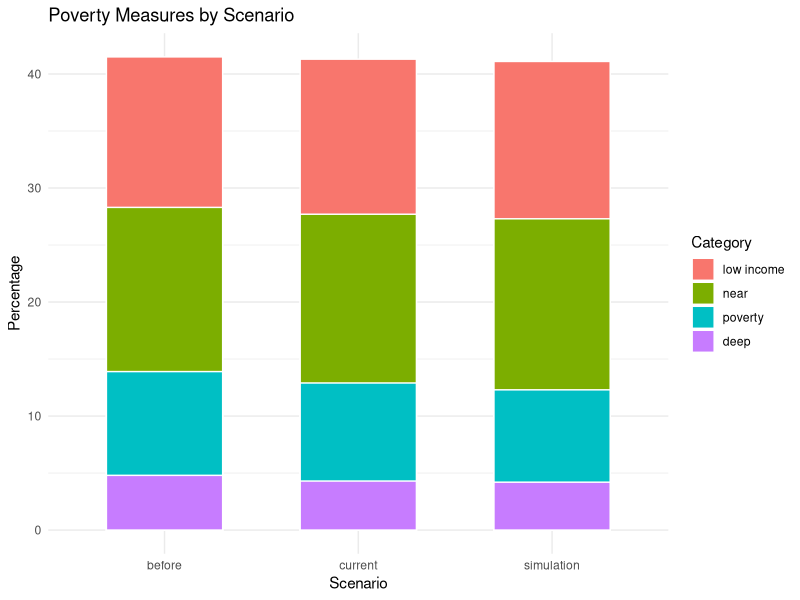
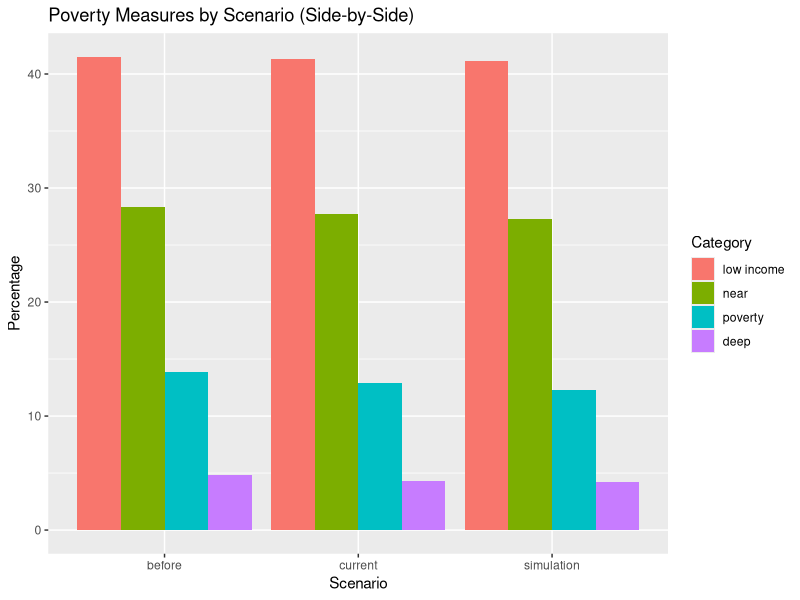
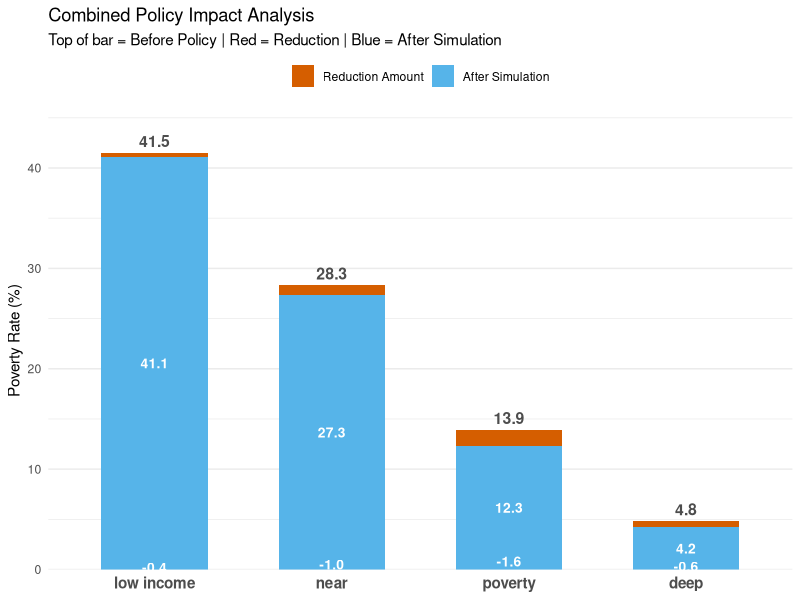
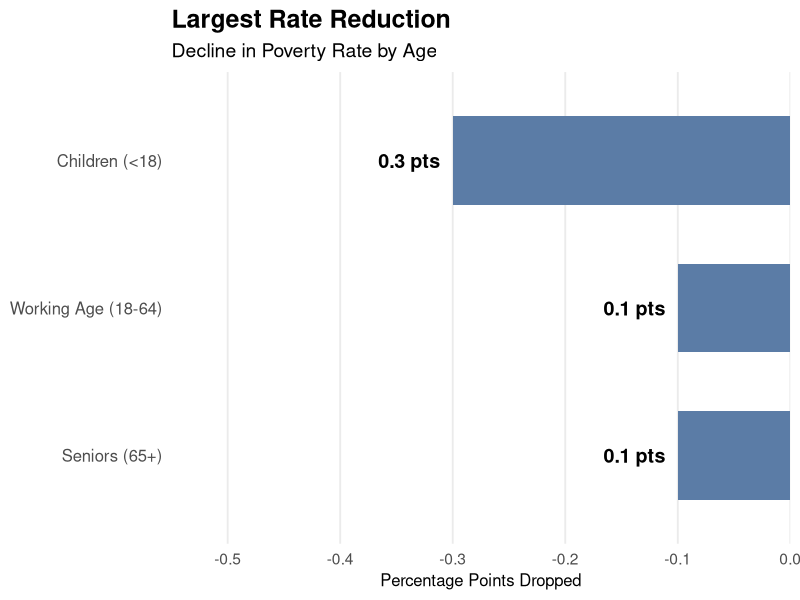
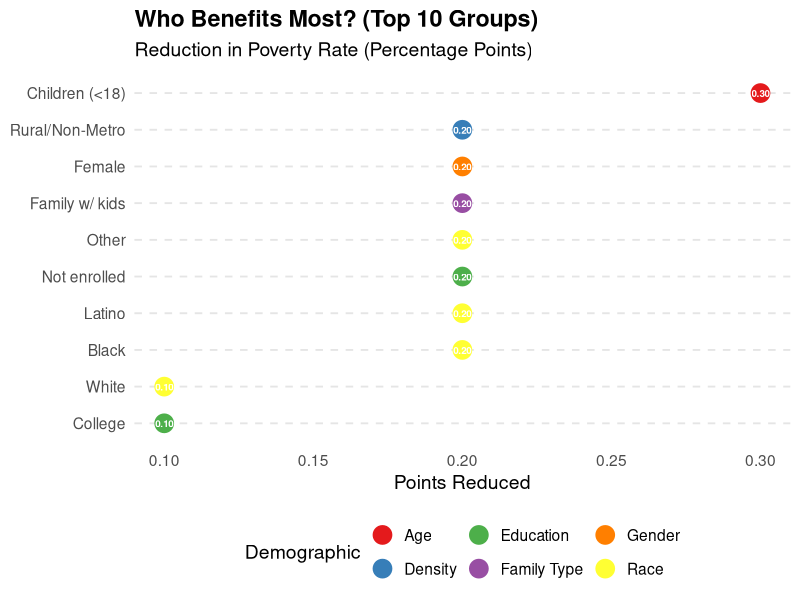

The R source for these figures, in order:
## ---- chunk 1
library(readr)
library(dplyr)
library(tidyverse)
library(ggplot2)

df <- read_csv("cpsp_simulation_data.csv")
# 2. Prepare Data (Fixing the Layering Order)
df2 <- df |> 
  pivot_longer(
    cols = c("before", "current", "simulation"),
    names_to = "name",
    values_to = "value"
  ) |> 
  mutate(
    # Fix X-axis order
    name = factor(name, levels = c("before", "current", "simulation")),
    
    # CRITICAL: Order 'type' so the widest bars (Low Income) are level 1,
    # and smallest bars (Deep) are the last level.
    type = factor(type, levels = c("low income", "near", "poverty", "deep"))
  ) |> 
  # Sort the data so the Background bars (Low Income) are drawn first
  arrange(type)

# 3. Plot (Using Default Colors, but fixing the geometry)
p <- ggplot(df2, aes(x = name, y = value, fill = type)) +
  # position = "identity" places bars in front of each other (nested) 
  # instead of stacking them on top of each other.
  geom_col(position = "identity", width = 0.6, color = "white") +
  
  labs(
    title = "Poverty Measures by Scenario",
    x = "Scenario",
    y = "Percentage",
    fill = "Category"
  ) +
  theme_minimal()

p
## ---- chunk 2
ggplot(df2, aes(x = name, y = value, fill = type)) +
  geom_col(position = "dodge") +
  labs(
    title = "Poverty Measures by Scenario (Side-by-Side)",
    x = "Scenario",
    y = "Percentage",
    fill = "Category"
  )
## ---- chunk 3
# 1. Prepare Data using Base Pipe |>
# We need to structure it so 'Simulation' is the base, and 'Reduction' sits on top.
plot_data <- df2 |>
  pivot_wider(names_from = name, values_from = value) |>
  mutate(
    # Calculate the reduction (this will be the "floating" red part)
    Reduction = before - simulation,
    
    # We'll use 'Simulation' as the base bar
    Base = simulation,
    
    # Create labels
    label_before = as.character(round(before, 1)),
    label_change = sprintf("-%0.1f", Reduction), # e.g. "-0.6"
    label_sim = as.character(round(simulation, 1))
  ) |>
  # Pivot back to long format for stacking: 'Base' (Sim) and 'Reduction'
  pivot_longer(cols = c(Base, Reduction), names_to = "component", values_to = "value") |>
  # Set factor levels so 'Reduction' is always on TOP of 'Base'
  mutate(component = factor(component, levels = c("Reduction", "Base")))

# 2. Generate the Combined Waterfall
ggplot(plot_data, aes(x = reorder(type, -value), y = value, fill = component)) +
  # Create the Stacked Bar (Base + Reduction = Total Before)
  geom_col(width = 0.6) +
  
  # A. Label the "Before" value (Total Height)
  # We sum the values per type to get the Y position for the top label
  geom_text(aes(label = label_before, group = type), 
            stat = "summary", fun = sum, vjust = -0.5, 
            fontface = "bold", color = "grey30", size = 4) +
  
  # B. Label the "Change" (Inside the Red block)
  geom_text(data = subset(plot_data, component == "Reduction"),
            aes(label = label_change),
            position = position_stack(vjust = 0.5),
            color = "white", fontface = "bold", size = 3.5) +
  
  # C. Label the "After/Sim" (Inside the Blue block)
  geom_text(data = subset(plot_data, component == "Base"),
            aes(label = label_sim),
            position = position_stack(vjust = 0.5),
            color = "white", fontface = "bold", size = 3.5) +
  
  # Scales and Styling
  scale_y_continuous(expand = expansion(mult = c(0, 0.1)), name = "Poverty Rate (%)") +
  scale_fill_manual(values = c("Base" = "#56B4E9",     # Blue for Result
                               "Reduction" = "#D55E00"), # Red for Drop
                    labels = c("Reduction Amount", "After Simulation")) +
  
  labs(title = "Combined Policy Impact Analysis",
       subtitle = "Top of bar = Before Policy | Red = Reduction | Blue = After Simulation",
       x = NULL, fill = NULL) +
  
  theme_minimal() +
  theme(
    legend.position = "top",
    panel.grid.major.x = element_blank(),
    axis.text.x = element_text(size = 11, face = "bold")
  )
## ---- chunk 4
# 1. Load Data
demo_data <- read_csv("demographic_data.csv")

# 2. Prepare Data
plot_data <- demo_data |> 
  filter(Category == "Age") |> 
  mutate(
    # Calculate negative change for plotting (bars go left)
    change = Sim_Rate - Current_Rate,
    
    # Create label using ABSOLUTE value (removes the negative sign)
    label_text = sprintf("%.1f pts", abs(change))
  )

# 3. Generate the Graph
ggplot(plot_data, aes(x = change, y = reorder(Group, abs(change)))) +
  # Draw the bars (using negative x)
  geom_col(fill = "#5B7CA6", width = 0.6) +
  
  # Add the text labels
  # hjust = 1.2 pushes the text further left (away from the bar end)
  geom_text(aes(label = label_text), 
            hjust = 1.2, 
            fontface = "bold", size = 5) +
  
  # Styling
  labs(
    title = "Largest Rate Reduction",
    subtitle = "Decline in Poverty Rate by Age",
    x = "Percentage Points Dropped",
    y = NULL
  ) +
  
  # X-axis setup: goes from -0.5 to 0 (right-aligned)
  scale_x_continuous(limits = c(-0.5, 0), expand = expansion(mult = c(0.1, 0))) +
  
  theme_minimal(base_size = 14) +
  theme(
    plot.title = element_text(face = "bold", size = 18),
    plot.subtitle = element_text(size = 14, color = "black"),
    panel.grid.major.y = element_blank(), 
    panel.grid.minor = element_blank(),
    axis.text.y = element_text(size = 12, color = "grey30"),
    axis.title.x = element_text(size = 12)
  )
## ---- chunk 5
plot_data <- demo_data |> 
  mutate(Reduction = Current_Rate - Sim_Rate) |> 
  arrange(desc(Reduction)) |> 
  head(10)

ggplot(plot_data, aes(x = Reduction, y = reorder(Group, Reduction))) +
  geom_point(aes(color = Category), size = 6) +
  geom_text(aes(label = sprintf("%.2f", Reduction)), 
            color = "white", size = 2.5, fontface = "bold") +
  scale_color_brewer(palette = "Set1") +
  theme_minimal(base_size = 14) +
  labs(
    title = "Who Benefits Most? (Top 10 Groups)",
    subtitle = "Reduction in Poverty Rate (Percentage Points)",
    x = "Points Reduced",
    y = NULL,
    color = "Demographic"
  ) +
  theme(
    panel.grid.major.y = element_line(color = "grey90", linetype = "dashed"),
    panel.grid.major.x = element_blank(),
    panel.grid.minor = element_blank(),
    legend.position = "bottom",
    plot.title = element_text(face = "bold")
  )
